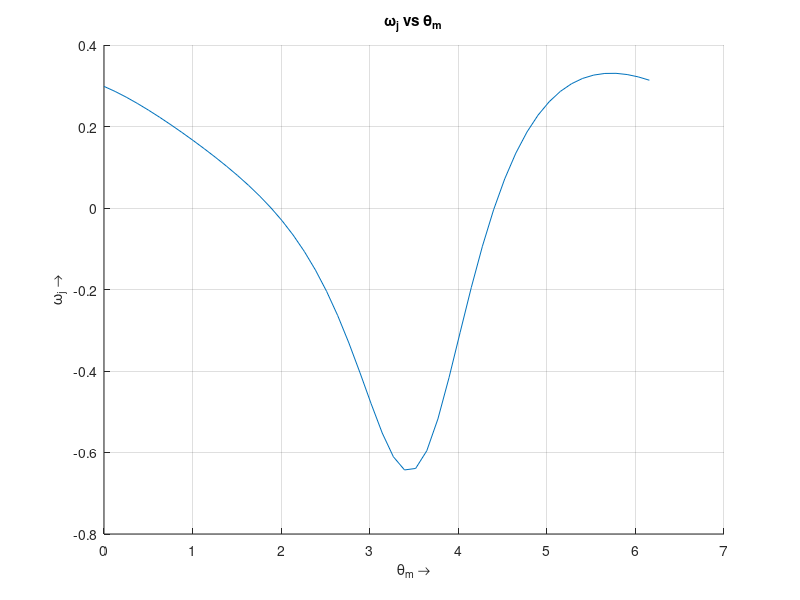
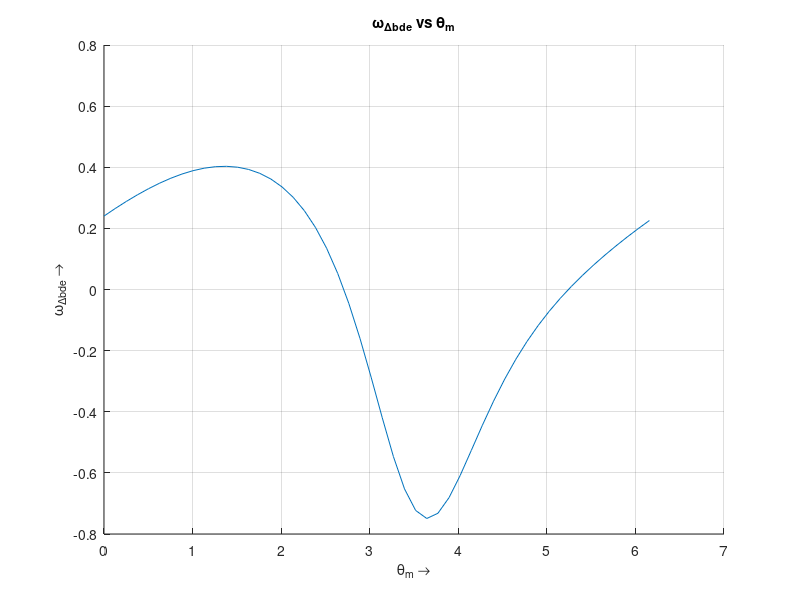
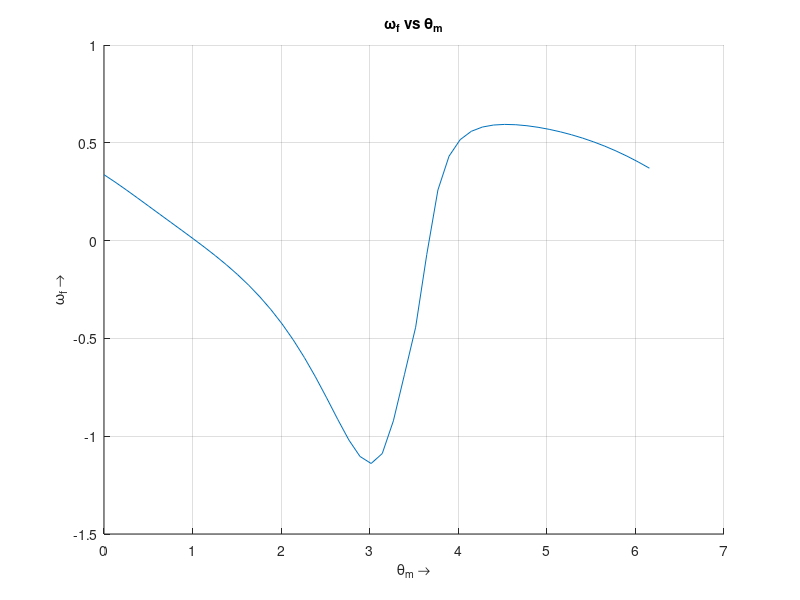
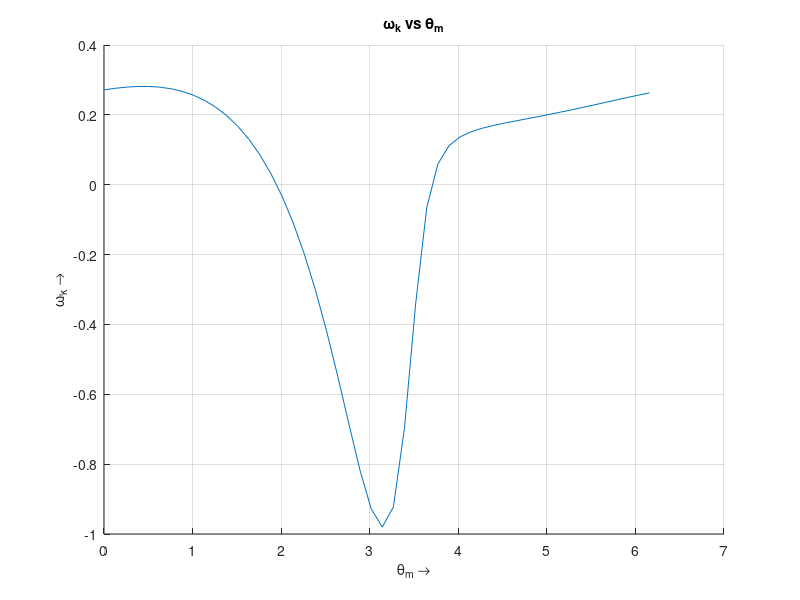

These charts were generated, in order, by the following MATLAB code:
%% --------------------------- Velocity Analysis -----------------------
%
% Vec_Analysis.m
% Version 1.0
% Created by Vaibhav Patel
%
% This code presents Velocity Analysis for Jansen Mechanism.

%% Length of Links (in mm) are defined in term of l1. 

li = 20;                % Input Link (cranck)
l1 = 3.33 * li;
l2 = 2.77 * li;
l3 = 3.72 * li;
l4 = 2.67 * li;
l5 = 2.63 * li;
l6 = 4.13 * li;
l7 = 2.62 * li;
l8 = 2.45 * li;
l9 = 3.27 * li;
l10 = 4.38 * li;
a = 0.52 * li;          % Ground Link
b = 2.53 * li;          % Ground Link and Origin is at this link's joint

%% Angles of Link with respect to Ground

tht_i(1) = 0;
tht_1(1) = 2.4609;
tht_2(1) = 1.2217;
tht_3(1) = 3.5779;
tht_4(1) = 2.7401;
tht_5(1) = 5.1138;
tht_6(1) = 3.9618;
tht_7(1) = 4.9916;
tht_8(1) = 2.6529;
tht_9(1) = 4.2807;
tht_10(1) = 1.8151;

%% Number of Iterations and Time Step

t = 50;
dt = 2 * pi / t;

%% Loop for Calculating all Velocities

for i = 1:t
    
            %% Jacobian Matrix and RHS matrix for Angular Velocity 
    
    J1 = [ -l1*cos(tht_1(i)), l2*cos(tht_2(i));       % Jacobian Loop 1
           -l1*sin(tht_1(i)), l2*sin(tht_2(i));];
    
    RHS_J1_v = [li*cos(tht_i(i)); 
                li*sin(tht_i(i));];
        
    J2 = [ -l6*cos(tht_6(i)),  l7*cos(tht_7(i));      % Jacobian Loop 2
            l6*sin(tht_6(i)), -l7*sin(tht_7(i));];
    
    RHS_J2_v = [ li*cos(tht_i(i));
                -li*sin(tht_i(i));];
      
    J3 = [  l8*cos(tht_8(i)), -l5*cos(tht_5(i));      % Jacobian Loop 3
            l8*sin(tht_8(i)), -l5*sin(tht_5(i));];
    
    RHS_J3_v = [  l4*cos(tht_4(i)), -l7*cos(tht_7(i));
                  l4*sin(tht_4(i)), -l7*sin(tht_7(i));]; 
   
    % Asuming Angular Velocity of Crank to be 1 and fixed link to be 0
    omega_i = 1;
    
    % Angular Velocity for Link 1 and 2
    temp = (J1 \ RHS_J1_v) * omega_i; 
    omega_1(i) = temp(1);
    omega_2(i) = temp(2);
    omega_4(i) = omega_2(i);          % Common Centre and fixed angle
    
    % Angular Velocity for Link 6 and 7
    temp = (J2 \ RHS_J2_v) * omega_i; 
    omega_6(i) = temp(1);
    omega_7(i) = temp(2);
    
    % Angular Velocity for Link 8 and 5
    temp = (J3 \ RHS_J3_v) * [omega_4(i); omega_7(i)]; 
    omega_8(i) = temp(1);
    omega_5(i) = temp(2);
    
    tht_i(i+1) = tht_i(i) + omega_i * dt;                   % Input Link (cranck)
    tht_1(i+1) = tht_1(i) + omega_1(i) * dt;   
    tht_2(i+1) = tht_2(i) + omega_2(i) * dt; 
    tht_4(i+1) = tht_4(i) + omega_4(i) * dt;
    tht_5(i+1) = tht_5(i) + omega_5(i) * dt;
    tht_6(i+1) = tht_6(i) + omega_6(i) * dt;
    tht_7(i+1) = tht_7(i) + omega_7(i) * dt;
    tht_8(i+1) = tht_8(i) + omega_8(i) * dt;
    
    tht_input(i) = tht_i(i);
    
end
 
%% Plotting Various Graphs

figure; hold on; grid on;
plot(tht_input,omega_1);
title('\omega_j vs \theta_m');
xlabel('\theta_m \rightarrow');
ylabel('\omega_j \rightarrow');

figure; hold on; grid on;
plot(tht_input,omega_2);
title('\omega_{\Deltabde} vs \theta_m');
xlabel('\theta_m \rightarrow');
ylabel('\omega_{\Deltabde} \rightarrow');

% figure; hold on; grid on;
% plot(tht_input,omega_4);
% title('\omega_d vs \theta_m');
% xlabel('\theta_m \rightarrow');
% ylabel('\omega_d \rightarrow');

figure; hold on; grid on;
plot(tht_input,omega_5);
title('\omega_f vs \theta_m');
xlabel('\theta_m \rightarrow');
ylabel('\omega_f \rightarrow');

figure; hold on; grid on;
plot(tht_input,omega_6);
title('\omega_k vs \theta_m');
xlabel('\theta_m \rightarrow');
ylabel('\omega_k \rightarrow');

figure; hold on; grid on;
plot(tht_input,omega_7);
title('\omega_c vs \theta_m');
xlabel('\theta_m \rightarrow');
ylabel('\omega_c \rightarrow');

figure; hold on; grid on;
plot(tht_input,omega_8);
title('\omega_{\Deltaghi} vs \theta_m');
xlabel('\theta_m \rightarrow');
ylabel('\omega_{\Deltaghi} \rightarrow');